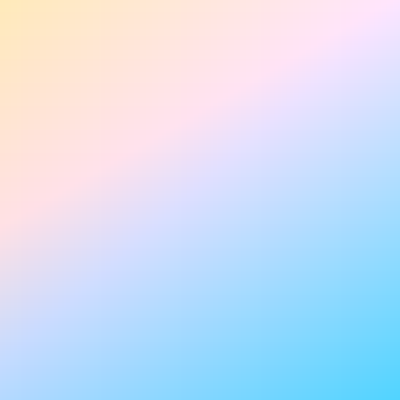
Frame 1 (no input)
Frame 60 (the mouse pressed at the canvas centre just before this capture): identical to frame 1, image omitted
Frame 120 (the mouse held since frame 60 and released just before this capture): identical to frame 1, image omitted

The Processing sketch that drew this single still picture (run headless with seeded random() and noise(); from frame 60 on, the mouse is pressed at the canvas centre):

// Processing sketch: pixel_gradients
// ── pixel_gradients.pde
color pixelColor;
color red = #FFFFFF00;
color ored = #FFFF0084;
color colors[] = new color[400*400];
//color c1 = #eba134;
//color c2 = #d0eb34;
//color c3 = #34eb68;
//color c4 = #34b7eb;

color c1 = #edd38a;
color c2 = #40c2d6;
color c3 = #e82e60;
color c4 = #2024e8;

void setup () {
  size(400, 400);
  //colorMode(HSB);
    //for(int i = 0; i < width * height; i++) {
    //  if (i % 100 == 0) {
    //    colors[i] = color(random(255), random(255), random(255));
    //  }
    //}
}

void draw () {
  //background(255);
  loadPixels();
  for(int i = 0; i < width * height; i++) {
    //if (i % 100 == 0) {
    //  pixelColor = color(random(255), random(255), random(255));
    //}
    color v = lerpColor(c1, c2, (i / width) / float(height));
    color h = lerpColor(c3, c4, (i % width) / float(width));
    pixels[i] = color(red(v) + red(h)*0.5, green(v) + green(h)*0.5, blue(v) +blue(h)*0.5);
    //pixels[i] = lerpColor(red, colors[i], (float)(i % width)/float(height));
    //pixels[i] = pixelColor;
    //if (i %2 == 0) {
    //  pixels[i] = color(i%255,i%100,i%205);
    //} else {
    //  pixels[i] = pixelColor;
    //}
  }
  updatePixels();
}
